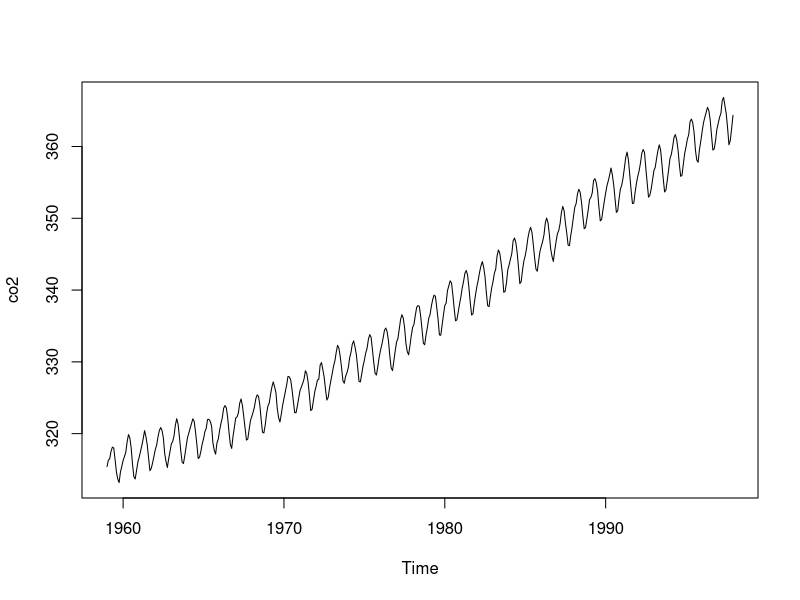
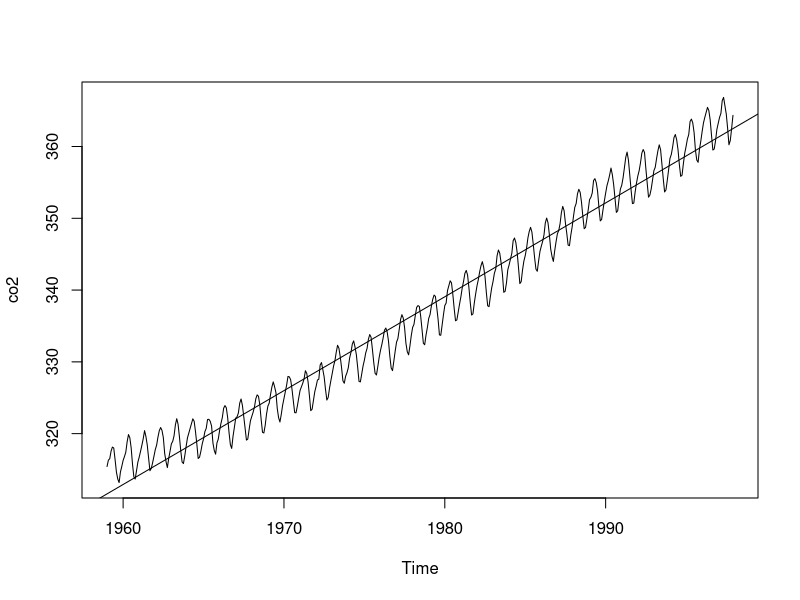
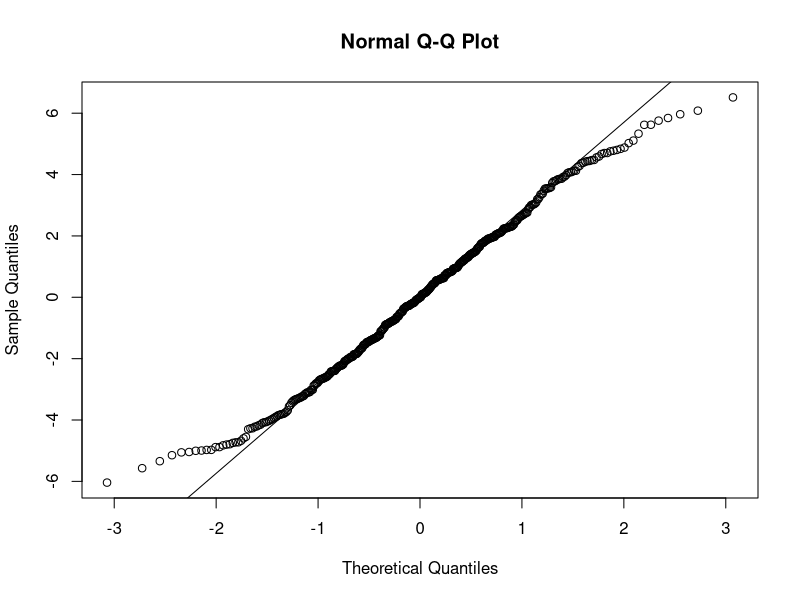
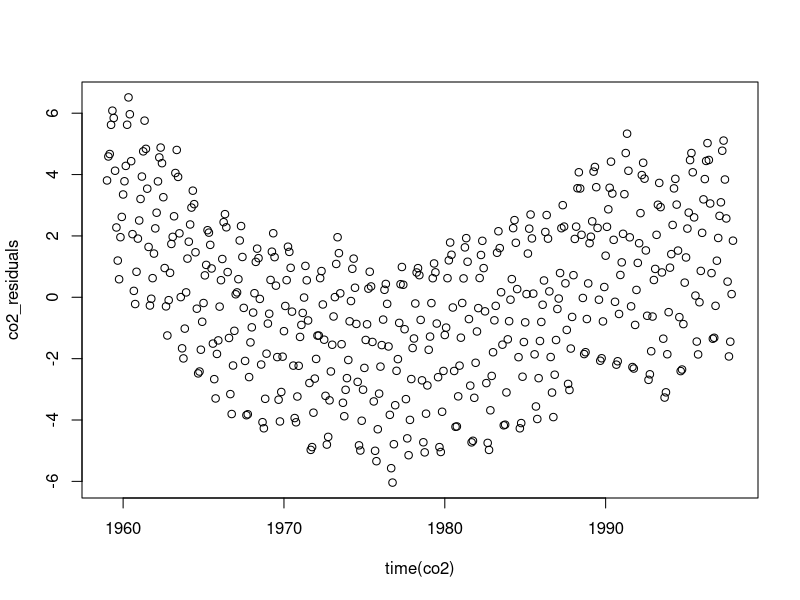
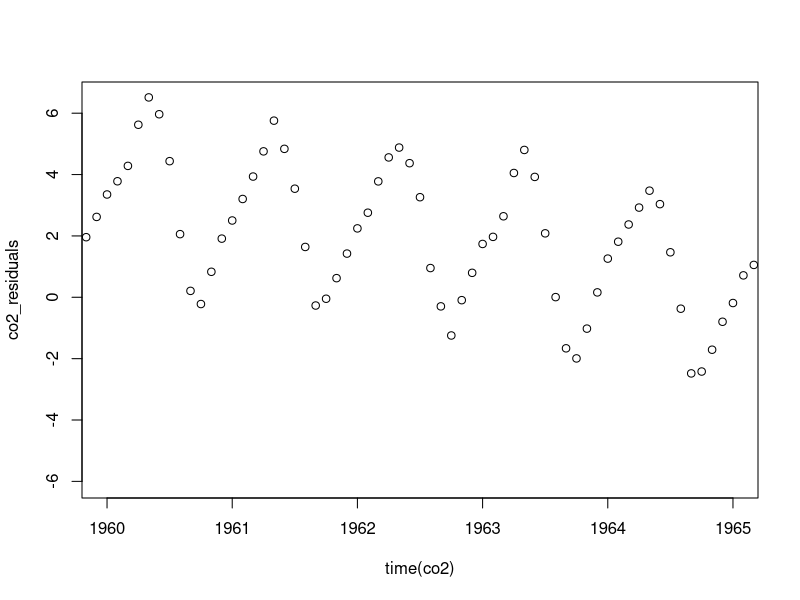

Recreate these plots in R, in order.
plot(co2)
class(co2)

#co2 is the dependent variable, time is the feature
co2_lm=lm(co2~time(co2))
summary(co2_lm)

plot(co2)
abline(co2_lm)

#Normality of errors
co2_residuals=resid(co2_lm)
qqnorm(co2_residuals)
qqline(co2_residuals)

#No Patterns in residuals
plot(co2_residuals~time(co2))
plot(co2_residuals~time(co2), xlim=c(1960,1965))
#There is pattern in the data, auto correlation
#Value at t depends on value at t-1